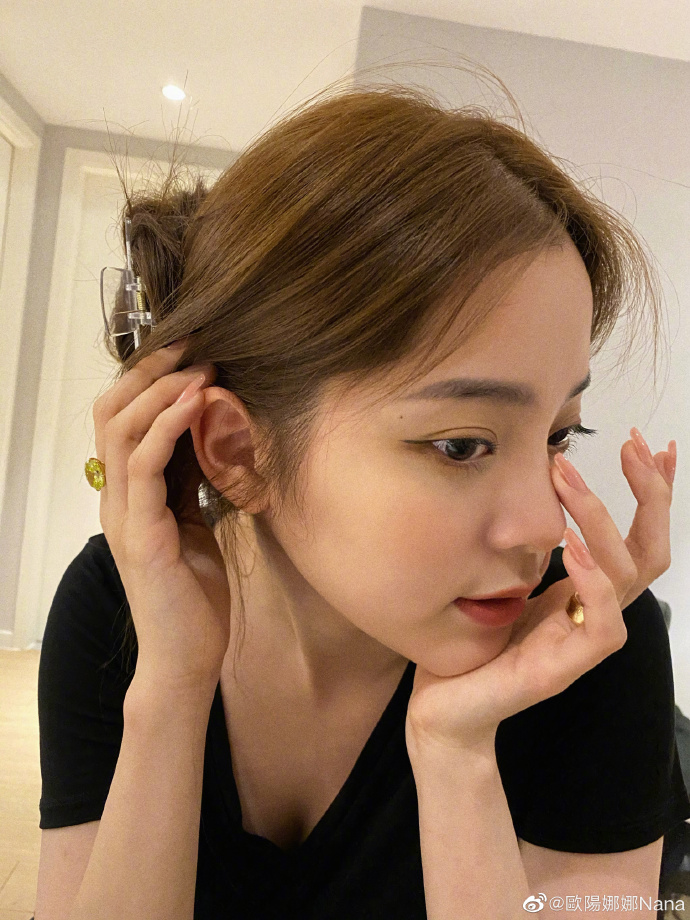
#> input picture 10 opencv（一）/python/pic.jpg, 690 x 920 px
$ python test02.py
#> lines starting #> are read from the running program, lines starting #| are printed output that depends on the picture
from PIL import Image
import numpy

img = Image.open("pic.jpg")
#> img is the input picture: PIL image 690x920 RGB; mean R, G, B 150.8, 122.4, 98.3
x = numpy.asarray(img)
print(x.shape)
#| (920, 690, 3)
h, w, c = x.shape
#> h = 920; w = 690; c = 3
x = x.reshape(920, 2, 345, c)
img = Image.fromarray(x[1], "RGB")
img.show()
# x = x.swapaxes(1,2)
x = x.transpose(1,0,2,3)
# [6 lines of commented-out code are left out]
img = Image.fromarray(x[0], "RGB")
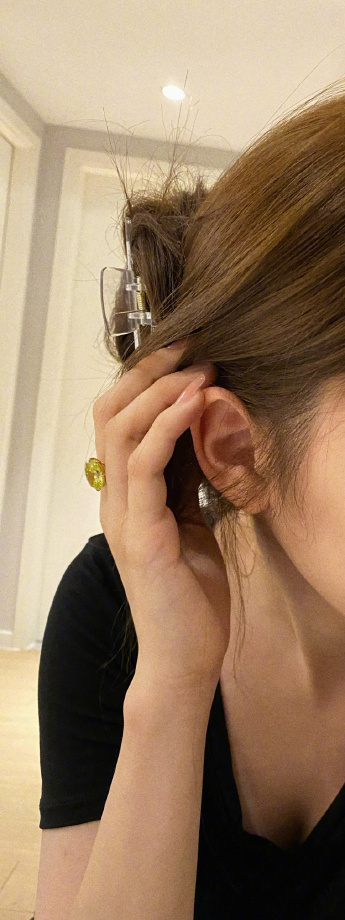
#> img: PIL image 345x920 RGB; mean R, G, B 153.8, 126.8, 99.9
img.show()
